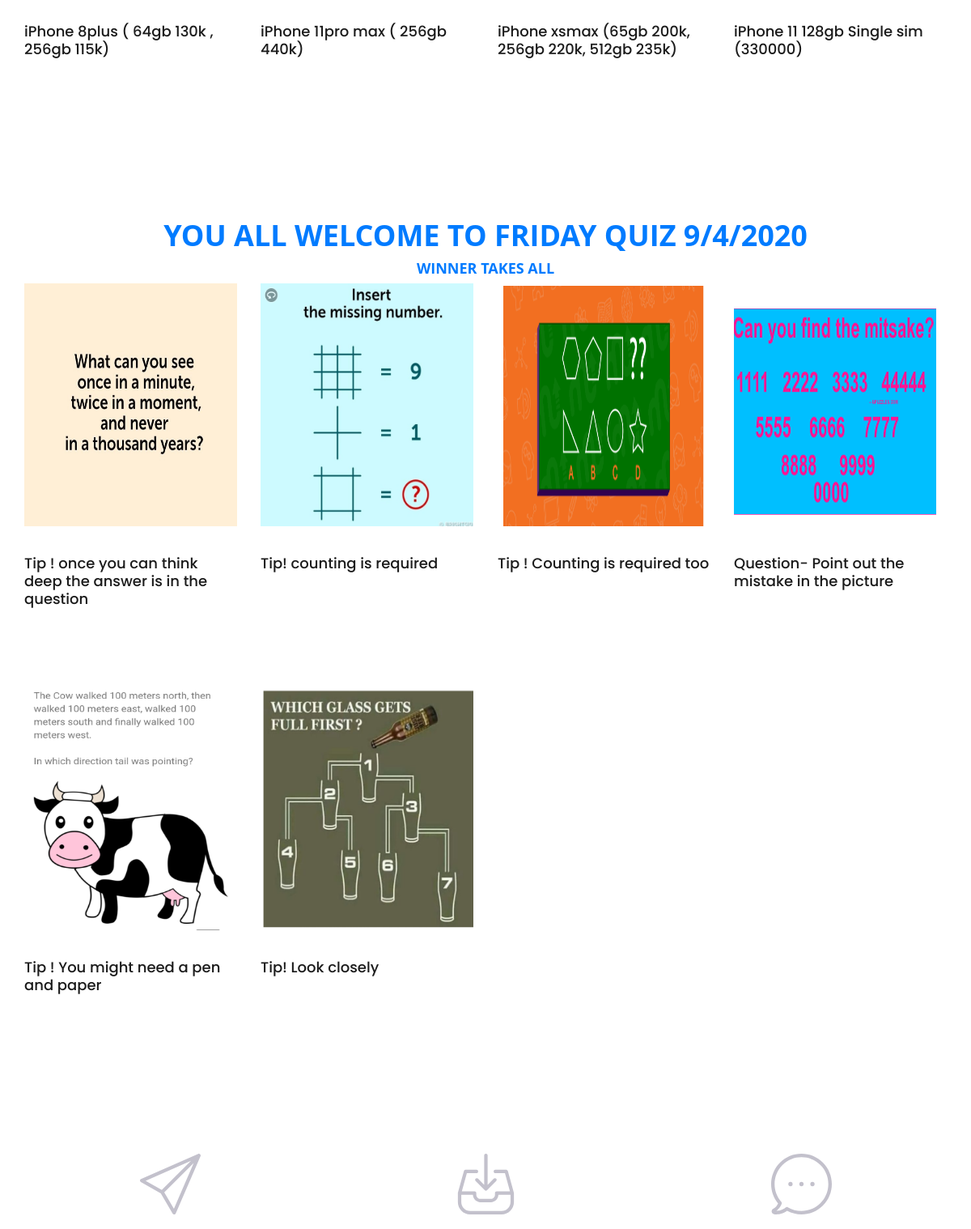
Before: / (middle part) with the older database file.
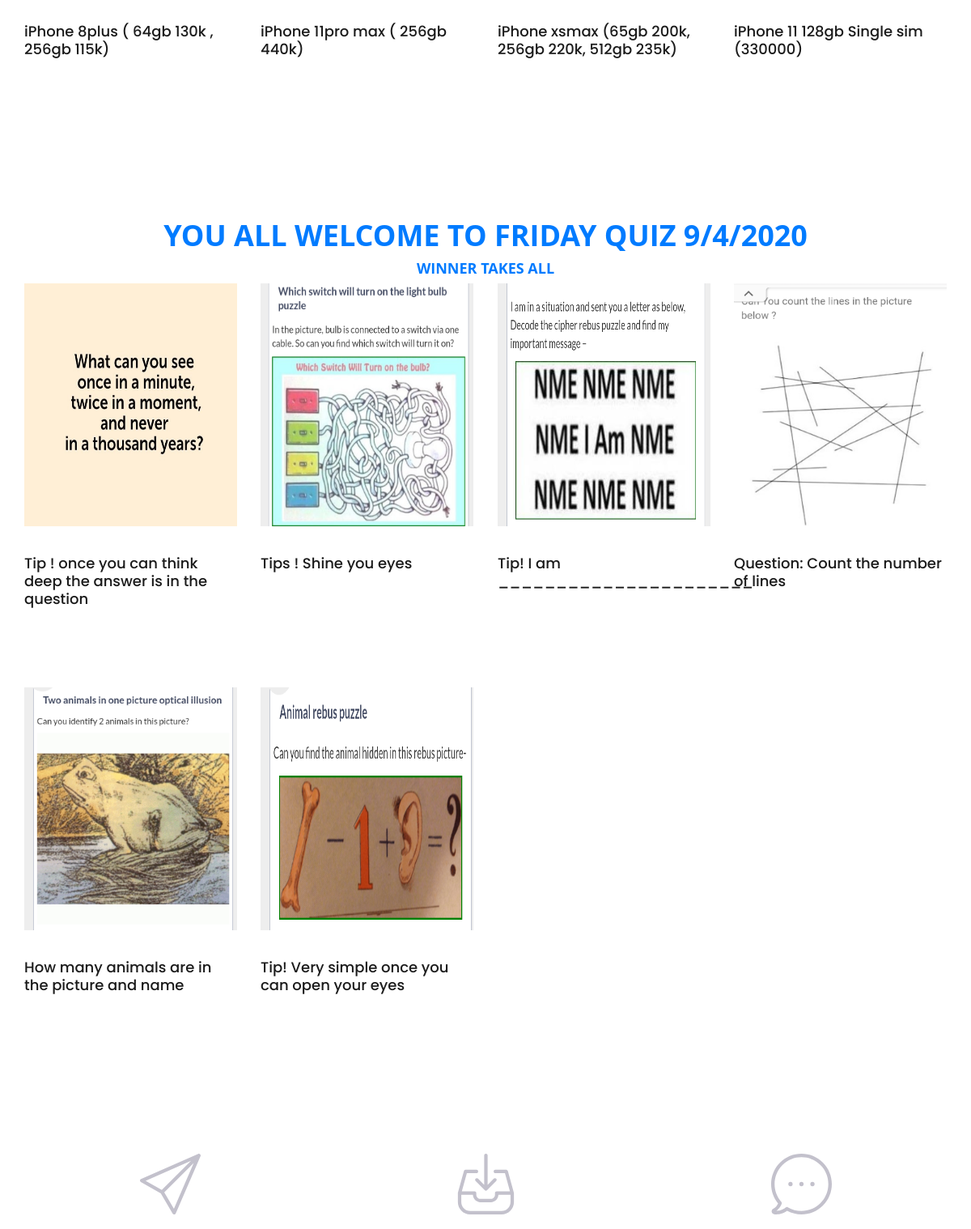
After: the same page with the newer database file.
### laptop/models.py (models this page shows, shortened)
class Phones(models.Model):
    new = models.BooleanField(default=False)
    name = models.TextField()
    image = models.ImageField(upload_to='image')

class Quiz(models.Model):
    image = models.ImageField(upload_to='image')
    text = models.TextField()

### laptop/views.py (the view)
# urls.py: path('', views.index, name='index'),
def index(request):
    comps = Laptop.objects.all()
    phons = Phones.objects.all()
    questions = Quiz.objects.all()
    context ={
        'comps': comps,
        'phons': phons,
        'questions': questions
    }
    return render(request, 'lappy/index.html', context)

### laptop/templates/lappy/index.html (shortened to what this page needs)
<!DOCTYPE html>
{% load static %}
<html lang="en">
<head>
    <link rel="stylesheet" type="text/css" href="{% static 'styles/bootstrap4/bootstrap.min.css' %}">
    <link href="{% static 'plugins/font-awesome-4.7.0/css/font-awesome.min.css' %}" rel="stylesheet" type="text/css">
    <link rel="stylesheet" type="text/css" href="{% static 'plugins/OwlCarousel2-2.2.1/owl.carousel.css' %}">
    <link rel="stylesheet" type="text/css" href="{% static 'plugins/OwlCarousel2-2.2.1/owl.theme.default.css' %}">
    <link rel="stylesheet" type="text/css" href="{% static 'plugins/OwlCarousel2-2.2.1/animate.css' %}">
    <link rel="stylesheet" type="text/css" href="{% static 'styles/main_styles.css' %}">
    <link rel="stylesheet" type="text/css" href="{% static 'styles/responsive.css' %}">
</head>
<body>
<div class="super_container">
     <div class="products">
        <div class="container">
            <div class="row">
                <div class="col-12">
                    <div class="product_grid">
                        {% for phon in phons %}
                        <div class="product">
                            <div class="product_content">
                                <div class="product_title"><a href="{% url 'iphones' %}">{{ phon.name }}</a></div>
                            </div>
                        </div>
                        {% endfor %}
                    </div>
                </div>
            </div>
        </div>
    </div>
    <div class="products">
		<div class="container">
            <div class="text-center"><h2><b><a href="" >YOU ALL WELCOME TO FRIDAY QUIZ 9/4/2020 </a></b></h2></div>
             <div class="text-center"><h4><b><a href="" >WINNER TAKES ALL</a></b></h4></div>
			<div class="row">
				<div class="col">
					<div class="product_grid">
                        {% for quiz in questions %}
						<div class="product">
							<div class="product_image"><img src="{{ quiz.image.url }}"height="300" width="300" alt=""></div>
							<div class="product_content">
								<div class="product_title"><a href="product.html">{{ quiz.text}}</a></div>
							</div>
						</div>
                           {% endfor %}
					</div>
				</div>
			</div>
		</div>
	</div>
    <div class="icon_boxes">
        <div class="container">
            <div class="row icon_box_row">
                <div class="col-lg-4 icon_box_col">
                    <div class="icon_box">
                        <div class="icon_box_image"><img src="{% static 'images/icon_1.svg' %}" alt=""></div>
                    </div>
                </div>
                <div class="col-lg-4 icon_box_col">
                    <div class="icon_box">
                        <div class="icon_box_image"><img src="{% static 'images/icon_2.svg' %}" alt=""></div>
                    </div>
                </div>
                <div class="col-lg-4 icon_box_col">
                    <div class="icon_box">
                        <div class="icon_box_image"><img src="{% static 'images/icon_3.svg' %}" alt=""></div>
                    </div>
                </div>
            </div>
        </div>
    </div>
</div>
</body>
</html>

### computer/static/styles/main_styles.css (style rules this page uses)
* { margin: 0; padding: 0; -webkit-font-smoothing: antialiased; -webkit-text-shadow: rgba(0,0,0,.01) 0 0 1px; text-shadow: rgba(0,0,0,.01) 0 0 1px; }
body { font-family: 'Poppins', sans-serif; font-size: 14px; font-weight: 400; background: #FFFFFF; color: #a5a5a5; }
div { display: block; position: relative; -webkit-box-sizing: border-box; -moz-box-sizing: border-box; box-sizing: border-box; }
h2 { font-size: 36px; }
h4 { font-size: 18px; }
h1, h2, h3, h4, h5, h6 { font-family: 'Open Sans', sans-serif; -webkit-font-smoothing: antialiased; -webkit-text-shadow: rgba(0,0,0,.01) 0 0 1px; text-shadow: rgba(0,0,0,.01) 0 0 1px; }
.super_container { width: 100%; overflow: hidden; }
.products { width: 100%; background: #FFFFFF; padding-top: 99px; z-index: 2; }
.product { width: calc((100% - 90px) / 4); margin-bottom: 59px; }
.product_image { width: 100%; }
.product_image img { max-width: 100%; }
.product_content { width: 100%; padding-top: 36px; padding-bottom: 38px; }
.product_title a { font-size: 18px; font-weight: 500; color: #1b1b1b; line-height: 1.1; -webkit-transition: all 200ms ease; -moz-transition: all 200ms ease; -ms-transition: all 200ms ease; -o-transition: all 200ms ease; transition: all 200ms ease; }
.icon_boxes { width: 100%; padding-top: 99px; padding-bottom: 99px; background: #FFFFFF; z-index: 2; }
.icon_box { width: 100%; text-align: center; }
.icon_box_image { width: 75px; height: 75px; margin-left: auto; margin-right: auto; }
.icon_box_image img { max-width: 100%; }

Changed rows visible on the page:
removed Quiz: image (picture), text "Tip! counting is required"
removed Quiz: image (picture), text "Tip ! Counting is required too"
removed Quiz: image (picture), text "Question- Point out the mistake in the picture"
removed Quiz: image (picture), text "Tip ! You might need a pen and paper"
removed Quiz: image (picture), text "Tip! Look closely"
added Quiz: image (picture), text "Tips ! Shine you eyes"
added Quiz: image (picture), text "Tip! I am ______________________"
added Quiz: image (picture), text "Question: Count the number of lines"
added Quiz: image (picture), text "How many animals are in the picture and name"
added Quiz: image (picture), text "Tip! Very simple once you can open your eyes"
